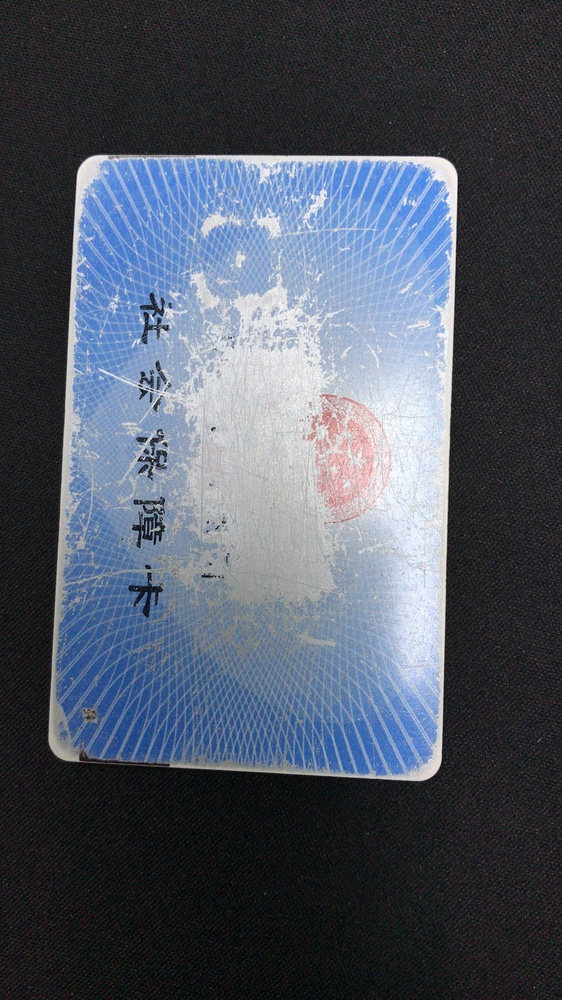
#> input picture bankcard/1.jpg, 562 x 1000 px, shrunk from 1080 x 1920 before the run, found by its file name
$ python '5-像素运算.py'
#> lines starting #> are read from the running program, lines starting #| are printed output that depends on the picture
'''
算术运算  ： 加减乘除，调节亮度，对比度
逻辑运算  ：与或非 遮罩层控制
'''
import cv2 as cv
import numpy as np

def caculate(m1,m2):
    add = cv.add(m1,m2)
    cv.imshow('add',add)

    min = cv.subtract(m1,m2)
    cv.imshow('subs',min)

    devide = cv.divide(m1,m2)
    cv.imshow('devide',devide)

    mult = cv.multiply(m1, m2)
    cv.imshow('mult',mult)

def other_caculate(m1,m2):
    aver1 = cv.mean(m1) # 均值可以找到主色彩 B，G，R对应三个均值，均值越大，颜色越突出
    aver2 = cv.mean(m2)
    M1,dev1 = cv.meanStdDev(m1)#方差越大，颜色变化越剧烈
    M2,dev2 = cv.meanStdDev(m2)
    print(M1,dev1,M2,dev2)


def logic_caculate(m1, m2):
    dst = cv.bitwise_and(m1,m2)
    cv.imshow('dst',dst)

    dst1 = cv.bitwise_not(m1,m2)
    cv.imshow('dst1',dst1)

def contract_brightness_demo(img, c, b):
    h, w, ch = img.shape
    blank  = np.zeros([h, w, ch], img.dtype)
    dst = cv.addWeighted(img, c, blank, 1-c, b)
    # dst = cv.addWeighted(img,c)
    cv.imshow('dst', dst)

img1 = cv.imread('1.jpg')
#> img1 is the input picture: shape (1000, 562, 3); mean B, G, R 98.8, 85.9, 78.7
img2 = cv.imread('2.jpg')
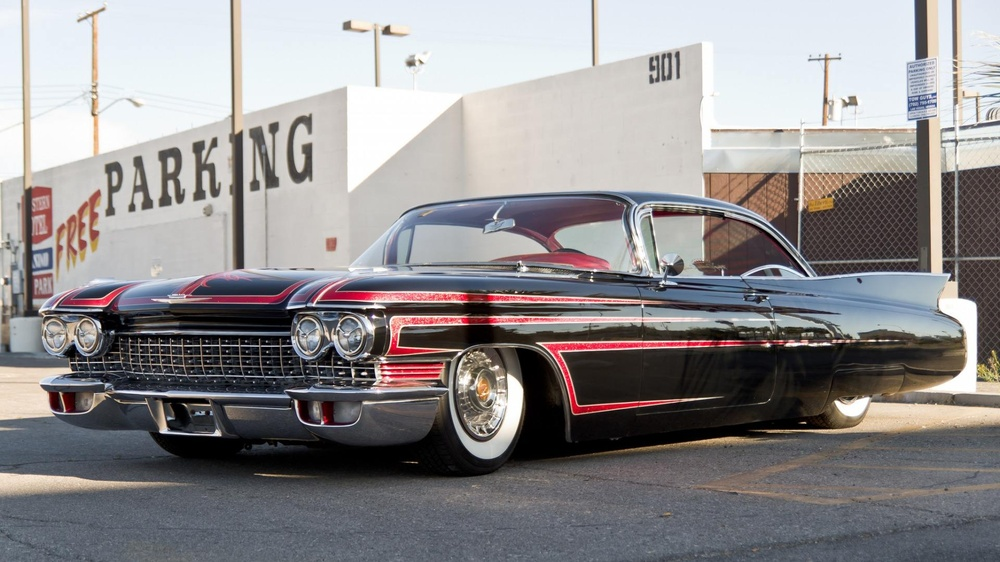
#> input picture 2.jpg, 1000 x 562 px, shrunk from 1920 x 1080 before the run
#> img2 is the input picture: shape (562, 1000, 3); mean B, G, R 141.3, 139.9, 142.9
cv.namedWindow('img1',cv.WINDOW_AUTOSIZE)
cv.imshow('img1',img1)
cv.imshow('img2',img2)
contract_brightness_demo(img2,1.7,0)
#> in contract_brightness_demo, `dst = cv.addWeighted(img, c, blank, 1-c, b)`:
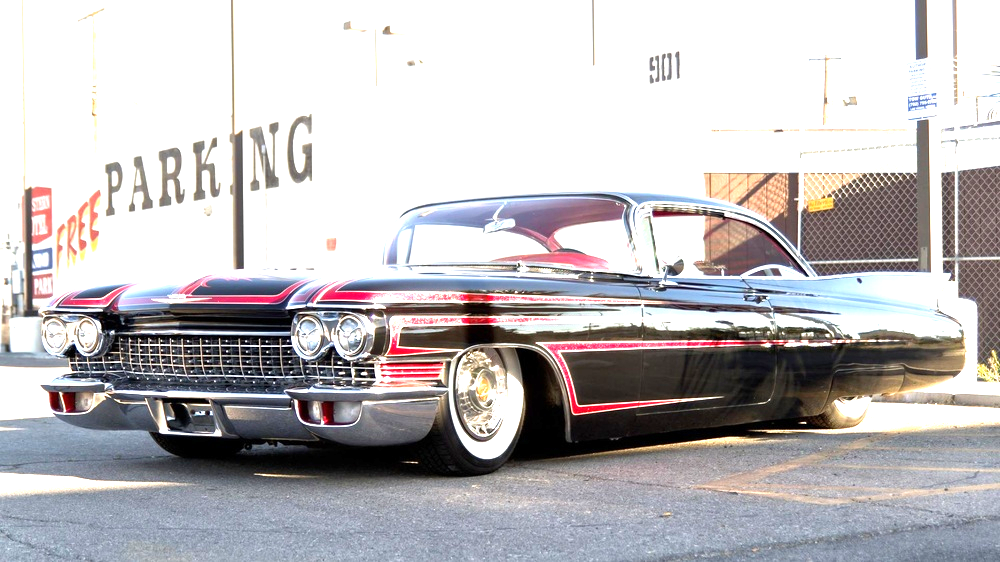
#> dst: shape (562, 1000, 3); mean B, G, R 188.3, 186, 189.3
# caculate(img1,img2)
# logic_caculate(img1,img2)
# other_caculate(img1,img2)
cv.waitKey(0)
cv.destroyAllWindows()
